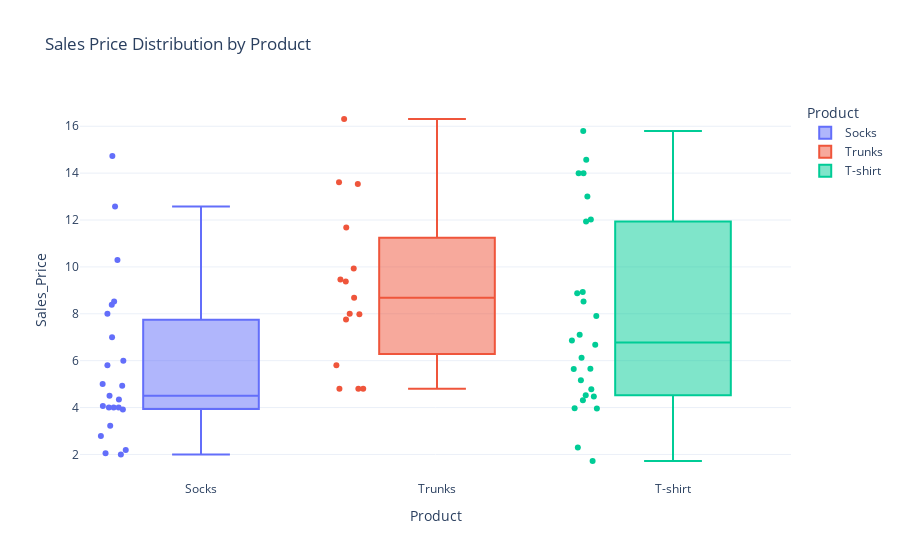

The cell this chart's notebook holds for it:
### Code cell
row_prices = df.loc[df["Sales_Price"].notna()].copy()
fig = px.box(row_prices, x="Product", y="Sales_Price", color="Product",
             points="all", title="Sales Price Distribution by Product",
             template="plotly_white")
fig.show()

### Figure 1 — Plotly figure (JSON) as saved in the notebook; plotly's stock layout.template omitted (floating-point values rounded to 4 significant figures)
{"data": [{"alignmentgroup": "True", "boxpoints": "all", "hovertemplate": "Product=%{x}<br>Sales_Price=%{y}<extra></extra>", "legendgroup": "Socks", "marker": {"color": "#636efa"}, "name": "Socks", "notched": false, "offsetgroup": "Socks", "orientation": "v", "showlegend": true, "type": "box", "x": ["Socks", "Socks", "Socks", "Socks", "Socks", "Socks", "Socks", "Socks", "Socks", "Socks", "Socks", "Socks", "Socks", "Socks", "Socks", "Socks", "Socks", "Socks", "Socks", "Socks", "Socks", "Socks", "Socks"], "x0": " ", "xaxis": "x", "y": [4.0, 5.0, 4.5, 4.0, 2.0, 4.0, 6.0, 7.0, 8.0, 4.93, 12.58, 8.39, 2.19, 5.8, 4.34, 14.73, 8.52, 2.05, 4.07, 3.22, 2.79, 3.92, 10.29], "y0": " ", "yaxis": "y"}, {"alignmentgroup": "True", "boxpoints": "all", "hovertemplate": "Product=%{x}<br>Sales_Price=%{y}<extra></extra>", "legendgroup": "Trunks", "marker": {"color": "#EF553B"}, "name": "Trunks", "notched": false, "offsetgroup": "Trunks", "orientation": "v", "showlegend": true, "type": "box", "x": ["Trunks", "Trunks", "Trunks", "Trunks", "Trunks", "Trunks", "Trunks", "Trunks", "Trunks", "Trunks", "Trunks", "Trunks", "Trunks", "Trunks", "Trunks"], "x0": " ", "xaxis": "x", "y": [4.8, 8.0, 8.68, 9.46, 9.93, 13.54, 9.38, 7.98, 4.8, 4.8, 16.31, 13.61, 5.8, 7.76, 11.68], "y0": " ", "yaxis": "y"}, {"alignmentgroup": "True", "boxpoints": "all", "hovertemplate": "Product=%{x}<br>Sales_Price=%{y}<extra></extra>", "legendgroup": "T-shirt", "marker": {"color": "#00cc96"}, "name": "T-shirt", "notched": false, "offsetgroup": "T-shirt", "orientation": "v", "showlegend": true, "type": "box", "x": ["T-shirt", "T-shirt", "T-shirt", "T-shirt", "T-shirt", "T-shirt", "T-shirt", "T-shirt", "T-shirt", "T-shirt", "T-shirt", "T-shirt", "T-shirt", "T-shirt", "T-shirt", "T-shirt", "T-shirt", "T-shirt", "T-shirt", "T-shirt", "T-shirt", "T-shirt", "T-shirt", "T-shirt", "T-shirt", "T-shirt"], "x0": " ", "xaxis": "x", "y": [14.0, 14.0, 13.0, 8.88, 6.68, 14.57, 4.53, 6.12, 4.78, 5.17, 4.47, 3.96, 4.31, 7.91, 5.65, 1.72, 8.93, 3.97, 2.3, 11.94, 12.02, 7.11, 8.52, 6.86, 5.66, 15.8], "y0": " ", "yaxis": "y"}], "layout": {"boxmode": "overlay", "legend": {"title": {"text": "Product"}, "tracegroupgap": 0}, "title": {"text": "Sales Price Distribution by Product"}, "xaxis": {"anchor": "y", "categoryarray": ["Socks", "Trunks", "T-shirt"], "categoryorder": "array", "domain": [0, 1], "title": {"text": "Product"}}, "yaxis": {"anchor": "x", "domain": [0, 1], "title": {"text": "Sales_Price"}}}}
